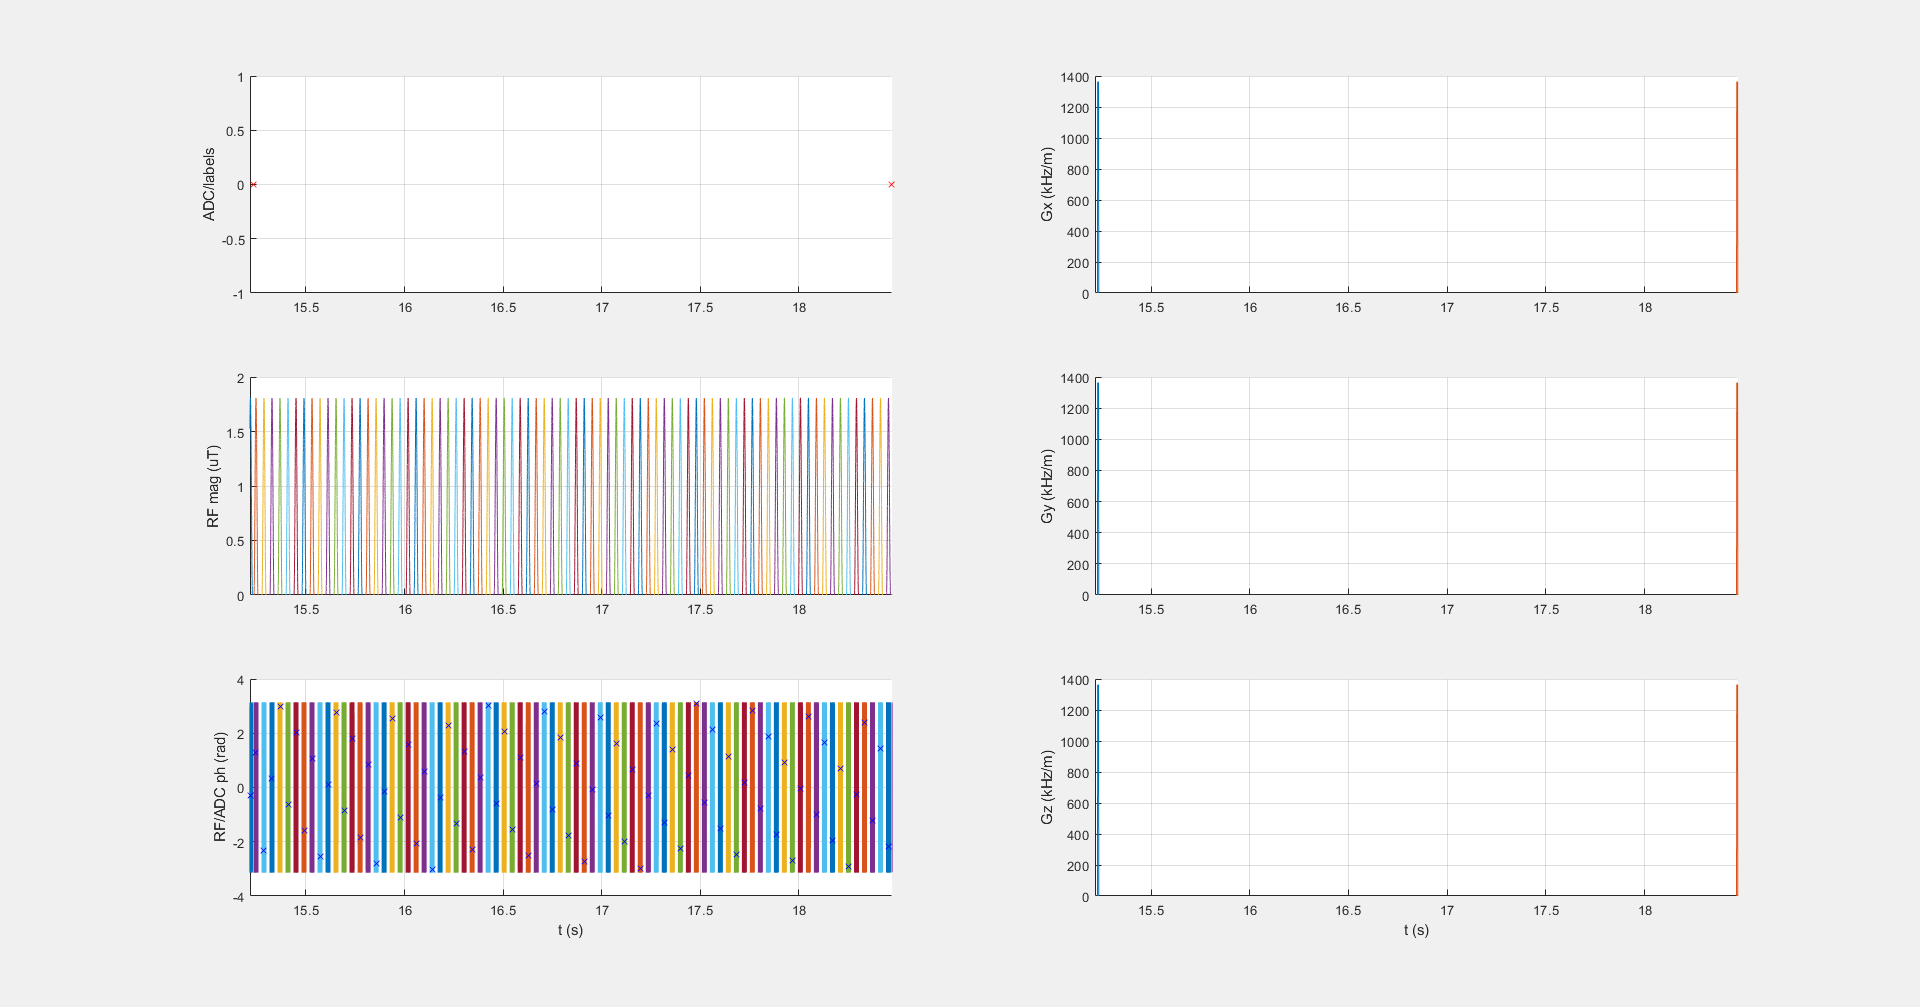

Reproduce this figure in Python.
# MultiPool_3T_002_0p9uT_80Gauss_DC50_3200ms_deepCEST
# Creates a sequence file for a multi pool protocol for 3T as used for the 3T to 7T deepCEST pipeline by Leonie Hunger
# this is the 0.9 µT protocol from MultiPool_3T_001_0p9uT_80Gauss_DC50_3200ms_GLINT
but with a slightly
# different offsetlist compared to the original publications.

import os
import numpy as np
from pypulseq.Sequence.sequence import Sequence
from pypulseq.make_adc import make_adc
from pypulseq.make_delay import make_delay
from pypulseq.make_trap_pulse import make_trapezoid
from pypulseq.make_gauss_pulse import make_gauss_pulse
from pypulseq.opts import Opts
from bmctool.utils.pulses.calc_power_equivalents import calc_power_equivalent
from bmctool.utils.seq.write import write_seq

# get id of generation file
seqid = os.path.splitext(os.path.basename(__file__))[0]

# general settings
author = 'Lukas Kamm'
plot_sequence = True  # plot preparation block?
convert_to_1_3 = False  # convert seq-file to a version 1.3 file? Needed for pypulseq < v1.3.1 only!

# sequence definitions (everything in seq_defs will be written to definitions of the .seq-file)
b1 : float = 0.6 # B1 peak amplitude [µT] (the cw power equivalent will be calculated and written to seq_defs below)
seq_defs:dict = {}
seq_defs['b0'] = 3  # B0 [T]
seq_defs['n_pulses'] = 80  # number of pulses  #
seq_defs['tp'] = 20.48e-3  # pulse duration [s]
seq_defs['td'] = 20e-3  # interpulse delay [s]
seq_defs['trec'] = 0  # recovery time [s]
seq_defs['trec_m0'] = 12  # recovery time before M0 [s]
seq_defs['m0_offset'] = -300  # m0 offset [ppm]
seq_defs['offsets_ppm'] = np.append(
    seq_defs['m0_offset'], np.array([-100,  -50,   -40,   -30,   -20,   -10,    -9.5,   -9,    -8.5,   -8,    -7.5,   -7,    -6.5,   -6,    -5.5,   -5,    -4.5,   -4,    -3.5,   -3,    -2.5,   -2,    -1.5,   -1,    -0.6,   -0.4,   -0.2,    0,     0.2,    0.4,     0.6,    1,     1.5,    2,     2.5,    3,     3.5,    4,     4.5,    5,     5.5,    6,     6.5,    7,     7.5,    8,     8.5,    9,     9.5,   10,    20,    30,    40,    50,   100]))

seq_defs['dcsat'] = (seq_defs['tp']) / (seq_defs['tp'] + seq_defs['td'])  # duty cycle
seq_defs['num_meas'] = seq_defs['offsets_ppm'].size  # number of repetition
seq_defs['tsat'] = seq_defs['n_pulses'] * (seq_defs['tp'] + seq_defs['td']) - seq_defs['td']  # saturation time [s]
seq_defs['seq_id_string'] = seqid  # unique seq id

seq_filename = seq_defs['seq_id_string'] + '.seq'

# scanner limits
sys = Opts(max_grad=40, grad_unit='mT/m', max_slew=130, slew_unit='T/m/s',
           rf_ringdown_time=30e-6, rf_dead_time=100e-6, rf_raster_time=1e-6)

gamma_hz = 42.5764

# ===========
# PREPARATION
# ===========

# spoiler
spoil_amp = 0.8 * sys.max_grad  # Hz/m
rise_time = 1.0e-3  # spoiler rise time in seconds
spoil_dur = 6.5e-3  # complete spoiler duration in seconds

gx_spoil, gy_spoil, gz_spoil = [make_trapezoid(channel=c, system=sys, amplitude=spoil_amp, duration=spoil_dur,
                                               rise_time=rise_time) for c in ['x', 'y', 'z']]

# RF pulses
flip_angle_sat = b1 * gamma_hz * 2 * np.pi * seq_defs['tp']
sat_pulse = make_gauss_pulse(flip_angle=flip_angle_sat, duration=seq_defs['tp'], system=sys,
                             time_bw_product=0.2, apodization=0.5)  # siemens-like gauss

seq_defs['b1cwpe'] = calc_power_equivalent(rf_pulse=sat_pulse, tp=seq_defs['tp'], td=seq_defs['td'], gamma_hz=gamma_hz)

# ADC events
pseudo_adc = make_adc(num_samples=1, duration=1e-3)  # (not played out; just used to split measurements)

# DELAYS
post_spoil_delay = make_delay(50e-6)
td_delay = make_delay(seq_defs['td'])
trec_delay = make_delay(seq_defs['trec'])
m0_delay = make_delay(seq_defs['trec_m0'])

# Sequence object
seq = Sequence()

# ===
# RUN
# ===

offsets_hz = seq_defs['offsets_ppm'] * gamma_hz * seq_defs['b0']  # convert from ppm to Hz

for m, offset in enumerate(offsets_hz):
    # print progress/offset
    print(f' {m + 1} / {len(offsets_hz)} : offset {offset}')

    # reset accumulated phase
    accum_phase = 0

    # add delay
    if offset == seq_defs['m0_offset'] * gamma_hz * seq_defs['b0']:
        if seq_defs['trec_m0'] > 0:
            seq.add_block(m0_delay)
    else:
        if seq_defs['trec'] > 0:
            seq.add_block(trec_delay)

    # set sat_pulse
    sat_pulse.freq_offset = offset
    for n in range(seq_defs['n_pulses']):
        sat_pulse.phase_offset = accum_phase % (2 * np.pi)
        seq.add_block(sat_pulse)
        accum_phase = (accum_phase + offset * 2 * np.pi * np.sum(np.abs(sat_pulse.signal) > 0) * 1e-6) % (2 * np.pi)
        if n < seq_defs['n_pulses']-1:
            seq.add_block(td_delay)

    seq.add_block(gx_spoil, gy_spoil, gz_spoil)
    seq.add_block(pseudo_adc)

write_seq(seq=seq,
          seq_defs=seq_defs,
          filename=seqid+'.seq',
          author=author,
          use_matlab_names=True,
          convert_to_1_3=convert_to_1_3)

# plot the sequence
if plot_sequence:
    seq.plot(time_range=[seq_defs['trec_m0'], seq_defs['trec_m0']+seq_defs['tsat']])  # to plot all offsets, remove time_range argument
